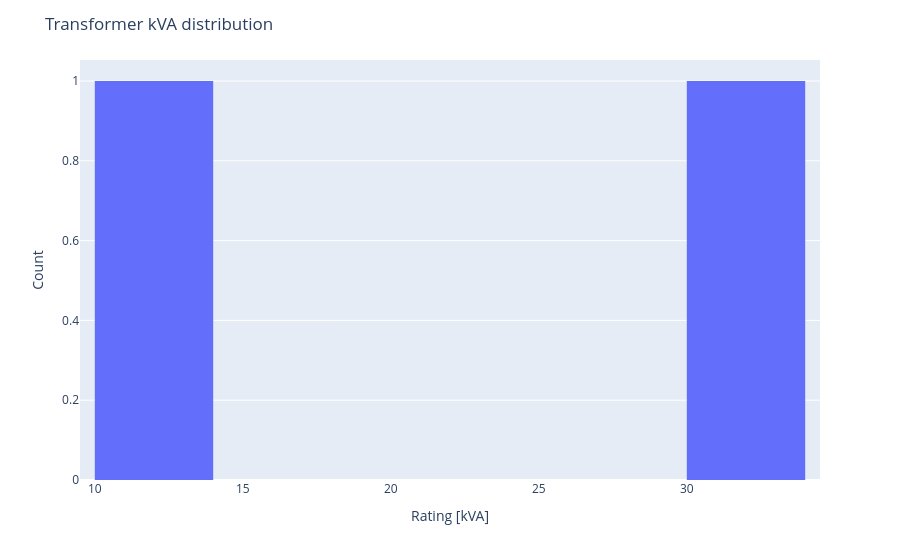

Notebook cell for this chart:
### Markdown cell above
We can easily drill into the details of those transformers. For example, let's take a look at their KVA ratings.

### Code cell
# Create a histogram of KVA ratings.
fig = px.histogram(df2["rating_kva"], x="rating_kva", nbins=10)

fig.update_layout(
    title_text="Transformer kVA distribution",
    xaxis_title_text="Rating [kVA]",
    yaxis_title_text="Count",
    bargap=0.2,
)

fig.show()

### Figure 1 — Plotly figure (JSON) as saved in the notebook; plotly's stock layout.template omitted (floating-point values rounded to 4 significant figures)
{"data": [{"bingroup": "x", "hovertemplate": "rating_kva=%{x}<br>count=%{y}<extra></extra>", "legendgroup": "", "marker": {"color": "#636efa", "pattern": {"shape": ""}}, "name": "", "nbinsx": 10, "orientation": "v", "showlegend": false, "type": "histogram", "x": [10.0, 30.0], "xaxis": "x", "yaxis": "y"}], "layout": {"bargap": 0.2, "barmode": "relative", "legend": {"tracegroupgap": 0}, "margin": {"t": 60}, "title": {"text": "Transformer kVA distribution"}, "xaxis": {"anchor": "y", "domain": [0.0, 1.0], "title": {"text": "Rating [kVA]"}}, "yaxis": {"anchor": "x", "domain": [0.0, 1.0], "title": {"text": "Count"}}}}
